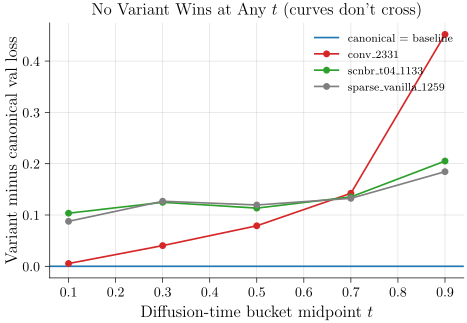

Source code (Python):
# P16_v2: per-t val loss as variant-minus-canonical delta per t-bucket
# Differs from v1: emphasizes gap (no crossover) vs absolute curves
# Visualizes: F11 / E043
# Source data: results/per_t_val/*.json
import sys, json
from pathlib import Path
sys.path.insert(0, str(Path(__file__).parent.parent))
from plot_utils import figsize
import matplotlib.pyplot as plt
import numpy as np

ROOT = Path("/home/ks2218/la-proteina/results/per_t_val")
with open(ROOT / "canonical_2646.json") as f:
    canon = json.load(f)
canon_means = np.array([b["mean"] for b in canon["buckets"].values()])
t_mid = np.array([0.5*(b["t_lo"] + b["t_hi"]) for b in canon["buckets"].values()])

variants = {
    "conv_2331":      "conv_2331.json",
    "scnbr_t04_1133": "scnbr_t04_1133.json",
    "sparse_vanilla_1259": "sparse_vanilla_1259.json",
}
COLORS = ["#d62728", "#2ca02c", "#7f7f7f"]

fig, ax = plt.subplots(figsize=figsize(0.85))
ax.axhline(0, color="#1f77b4", lw=1.2, label="canonical = baseline")
for (label, fname), color in zip(variants.items(), COLORS):
    with open(ROOT / fname) as f:
        d = json.load(f)
    m = np.array([b["mean"] for b in d["buckets"].values()])
    ax.plot(t_mid, m - canon_means, marker="o", lw=1.2, ms=4, color=color,
            label=label.replace("_", "\\_"))

ax.set_xlabel(r"Diffusion-time bucket midpoint $t$")
ax.set_ylabel("Variant minus canonical val loss")
ax.set_title("No Variant Wins at Any $t$ (curves don't cross)")
ax.legend(frameon=False, loc="upper right", fontsize=8.5)
ax.spines[["top","right"]].set_visible(False)
ax.grid(True, lw=0.4, alpha=0.5, zorder=0)

fig.savefig(Path(__file__).with_suffix(".pdf"))
